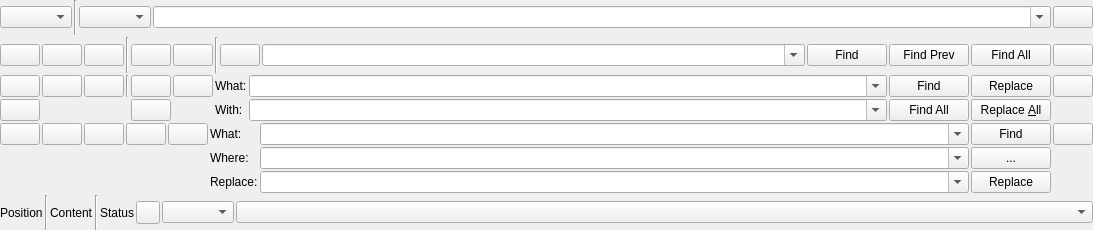
<?xml version="1.0" encoding="UTF-8"?>
<ui version="4.0">
 <class>CodeEditorStatus</class>
 <widget class="QWidget" name="CodeEditorStatus">
  <property name="geometry">
   <rect>
    <x>0</x>
    <y>0</y>
    <width>1093</width>
    <height>230</height>
   </rect>
  </property>
  <property name="windowTitle">
   <string>Form</string>
  </property>
  <layout class="QVBoxLayout" name="verticalLayout">
   <property name="spacing">
    <number>2</number>
   </property>
   <property name="margin">
    <number>0</number>
   </property>
   <item>
    <widget class="QWidget" name="widgetCommand" native="true">
     <layout class="QHBoxLayout" name="horizontalLayout">
      <property name="spacing">
       <number>2</number>
      </property>
      <property name="margin">
       <number>0</number>
      </property>
      <item>
       <widget class="QComboBox" name="comboBoxInput"/>
      </item>
      <item>
       <widget class="Line" name="line_4">
        <property name="orientation">
         <enum>Qt::Vertical</enum>
        </property>
       </widget>
      </item>
      <item>
       <widget class="QComboBox" name="comboBoxOutput"/>
      </item>
      <item>
       <widget class="QComboBox" name="comboBoxCommand">
        <property name="sizePolicy">
         <sizepolicy hsizetype="Expanding" vsizetype="Fixed">
          <horstretch>0</horstretch>
          <verstretch>0</verstretch>
         </sizepolicy>
        </property>
        <property name="editable">
         <bool>true</bool>
        </property>
       </widget>
      </item>
      <item>
       <widget class="QPushButton" name="pushButtonCommandClose">
        <property name="text">
         <string/>
        </property>
        <property name="icon">
         <iconset theme="close">
          <normaloff/>
         </iconset>
        </property>
       </widget>
      </item>
     </layout>
    </widget>
   </item>
   <item>
    <widget class="QWidget" name="widgetFind" native="true">
     <layout class="QHBoxLayout" name="horizontalLayout_5">
      <property name="spacing">
       <number>2</number>
      </property>
      <property name="margin">
       <number>0</number>
      </property>
      <item>
       <widget class="QPushButton" name="pushButtonFindRegularExrepssion">
        <property name="toolTip">
         <string>Regular expression</string>
        </property>
        <property name="icon">
         <iconset theme="regular-expression">
          <normaloff/>
         </iconset>
        </property>
        <property name="checkable">
         <bool>true</bool>
        </property>
       </widget>
      </item>
      <item>
       <widget class="QPushButton" name="pushButtonFindCaseSensitive">
        <property name="toolTip">
         <string>Case sensitive</string>
        </property>
        <property name="icon">
         <iconset theme="case-sensitive">
          <normaloff/>
         </iconset>
        </property>
        <property name="checkable">
         <bool>true</bool>
        </property>
       </widget>
      </item>
      <item>
       <widget class="QPushButton" name="pushButtonFindWholeWord">
        <property name="toolTip">
         <string>Whole word</string>
        </property>
        <property name="icon">
         <iconset theme="whole-word">
          <normaloff/>
         </iconset>
        </property>
        <property name="checkable">
         <bool>true</bool>
        </property>
       </widget>
      </item>
      <item>
       <widget class="Line" name="line">
        <property name="orientation">
         <enum>Qt::Vertical</enum>
        </property>
       </widget>
      </item>
      <item>
       <widget class="QPushButton" name="pushButtonFindWrap">
        <property name="toolTip">
         <string>Wrap</string>
        </property>
        <property name="icon">
         <iconset theme="wrap">
          <normaloff/>
         </iconset>
        </property>
        <property name="checkable">
         <bool>true</bool>
        </property>
       </widget>
      </item>
      <item>
       <widget class="QPushButton" name="pushButtonFindInSelection">
        <property name="toolTip">
         <string>In selection</string>
        </property>
        <property name="icon">
         <iconset theme="selection">
          <normaloff/>
         </iconset>
        </property>
        <property name="checkable">
         <bool>true</bool>
        </property>
       </widget>
      </item>
      <item>
       <widget class="Line" name="line_2">
        <property name="orientation">
         <enum>Qt::Vertical</enum>
        </property>
       </widget>
      </item>
      <item>
       <widget class="QPushButton" name="pushButtonFindHighlightMatches">
        <property name="toolTip">
         <string>Highlight matches</string>
        </property>
        <property name="icon">
         <iconset theme="highlight-matches">
          <normaloff/>
         </iconset>
        </property>
        <property name="checkable">
         <bool>true</bool>
        </property>
       </widget>
      </item>
      <item>
       <widget class="QComboBox" name="comboBoxFind">
        <property name="sizePolicy">
         <sizepolicy hsizetype="Expanding" vsizetype="Fixed">
          <horstretch>0</horstretch>
          <verstretch>0</verstretch>
         </sizepolicy>
        </property>
        <property name="editable">
         <bool>true</bool>
        </property>
       </widget>
      </item>
      <item>
       <widget class="QPushButton" name="pushButtonFindFind">
        <property name="toolTip">
         <string>&lt;!DOCTYPE HTML PUBLIC &quot;-//W3C//DTD HTML 4.0//EN&quot; &quot;http://www.w3.org/TR/REC-html40/strict.dtd&quot;&gt;
&lt;html&gt;&lt;head&gt;&lt;meta name=&quot;qrichtext&quot; content=&quot;1&quot; /&gt;&lt;style type=&quot;text/css&quot;&gt;
p, li { white-space: pre-wrap; }
&lt;/style&gt;&lt;/head&gt;&lt;body style=&quot; font-family:'Nimbus Mono L'; font-size:8pt; font-weight:600; font-style:normal;&quot;&gt;
&lt;p style=&quot; margin-top:0px; margin-bottom:0px; margin-left:0px; margin-right:0px; -qt-block-indent:0; text-indent:0px;&quot;&gt;Find Previous&lt;/p&gt;&lt;/body&gt;&lt;/html&gt;</string>
        </property>
        <property name="text">
         <string>Find</string>
        </property>
       </widget>
      </item>
      <item>
       <widget class="QPushButton" name="pushButtonFindPrev">
        <property name="text">
         <string>Find Prev</string>
        </property>
       </widget>
      </item>
      <item>
       <widget class="QPushButton" name="pushButtonFindAll">
        <property name="text">
         <string>Find All</string>
        </property>
       </widget>
      </item>
      <item>
       <widget class="QPushButton" name="pushButtonFindClose">
        <property name="text">
         <string/>
        </property>
        <property name="icon">
         <iconset theme="close">
          <normaloff/>
         </iconset>
        </property>
       </widget>
      </item>
     </layout>
    </widget>
   </item>
   <item>
    <widget class="QWidget" name="widgetReplace" native="true">
     <layout class="QGridLayout" name="gridLayout">
      <property name="margin">
       <number>0</number>
      </property>
      <property name="spacing">
       <number>2</number>
      </property>
      <item row="1" column="6">
       <widget class="QLabel" name="labelFindMode_2">
        <property name="text">
         <string>With:</string>
        </property>
       </widget>
      </item>
      <item row="0" column="4">
       <widget class="QPushButton" name="pushButtonReplaceWrap">
        <property name="toolTip">
         <string>Wrap</string>
        </property>
        <property name="icon">
         <iconset theme="wrap">
          <normaloff/>
         </iconset>
        </property>
        <property name="checkable">
         <bool>true</bool>
        </property>
       </widget>
      </item>
      <item row="0" column="8">
       <widget class="QPushButton" name="pushButtonReplaceFind">
        <property name="toolTip">
         <string>&lt;!DOCTYPE HTML PUBLIC &quot;-//W3C//DTD HTML 4.0//EN&quot; &quot;http://www.w3.org/TR/REC-html40/strict.dtd&quot;&gt;
&lt;html&gt;&lt;head&gt;&lt;meta name=&quot;qrichtext&quot; content=&quot;1&quot; /&gt;&lt;style type=&quot;text/css&quot;&gt;
p, li { white-space: pre-wrap; }
&lt;/style&gt;&lt;/head&gt;&lt;body style=&quot; font-family:'Nimbus Mono L'; font-size:8pt; font-weight:600; font-style:normal;&quot;&gt;
&lt;p style=&quot; margin-top:0px; margin-bottom:0px; margin-left:0px; margin-right:0px; -qt-block-indent:0; text-indent:0px;&quot;&gt;Find Previous&lt;/p&gt;&lt;/body&gt;&lt;/html&gt;</string>
        </property>
        <property name="text">
         <string>Find</string>
        </property>
       </widget>
      </item>
      <item row="0" column="5">
       <widget class="QPushButton" name="pushButtonReplaceInSelection">
        <property name="toolTip">
         <string>In selection</string>
        </property>
        <property name="icon">
         <iconset theme="selection">
          <normaloff/>
         </iconset>
        </property>
        <property name="checkable">
         <bool>true</bool>
        </property>
       </widget>
      </item>
      <item row="0" column="6">
       <widget class="QLabel" name="labelFindMode_3">
        <property name="text">
         <string>What:</string>
        </property>
       </widget>
      </item>
      <item row="0" column="3">
       <widget class="Line" name="line_3">
        <property name="orientation">
         <enum>Qt::Vertical</enum>
        </property>
       </widget>
      </item>
      <item row="0" column="7">
       <widget class="QComboBox" name="comboBoxReplaceWhat">
        <property name="sizePolicy">
         <sizepolicy hsizetype="Expanding" vsizetype="Fixed">
          <horstretch>0</horstretch>
          <verstretch>0</verstretch>
         </sizepolicy>
        </property>
        <property name="editable">
         <bool>true</bool>
        </property>
       </widget>
      </item>
      <item row="0" column="2">
       <widget class="QPushButton" name="pushButtonReplaceWholeWord">
        <property name="toolTip">
         <string>Whole word</string>
        </property>
        <property name="icon">
         <iconset theme="whole-word">
          <normaloff/>
         </iconset>
        </property>
        <property name="checkable">
         <bool>true</bool>
        </property>
       </widget>
      </item>
      <item row="0" column="1">
       <widget class="QPushButton" name="pushButtonReplaceCaseSensitive">
        <property name="toolTip">
         <string>Case sensitive</string>
        </property>
        <property name="icon">
         <iconset theme="case-sensitive">
          <normaloff/>
         </iconset>
        </property>
        <property name="checkable">
         <bool>true</bool>
        </property>
       </widget>
      </item>
      <item row="0" column="12">
       <widget class="QPushButton" name="pushButtonFindReplaceClose">
        <property name="text">
         <string/>
        </property>
        <property name="icon">
         <iconset theme="close">
          <normaloff/>
         </iconset>
        </property>
       </widget>
      </item>
      <item row="1" column="4">
       <widget class="QPushButton" name="pushButtonReplaceHighlightMatches">
        <property name="toolTip">
         <string>Highlight matches</string>
        </property>
        <property name="icon">
         <iconset theme="highlight-matches">
          <normaloff/>
         </iconset>
        </property>
        <property name="checkable">
         <bool>true</bool>
        </property>
       </widget>
      </item>
      <item row="0" column="0">
       <widget class="QPushButton" name="pushButtonReplaceRegularExpression">
        <property name="toolTip">
         <string>Regular expression</string>
        </property>
        <property name="icon">
         <iconset theme="regular-expression">
          <normaloff/>
         </iconset>
        </property>
        <property name="checkable">
         <bool>true</bool>
        </property>
       </widget>
      </item>
      <item row="1" column="7">
       <widget class="QComboBox" name="comboBoxReplaceWith">
        <property name="sizePolicy">
         <sizepolicy hsizetype="Expanding" vsizetype="Fixed">
          <horstretch>0</horstretch>
          <verstretch>0</verstretch>
         </sizepolicy>
        </property>
        <property name="editable">
         <bool>true</bool>
        </property>
       </widget>
      </item>
      <item row="1" column="0">
       <widget class="QPushButton" name="pushButtonReplacePreserveCase">
        <property name="toolTip">
         <string>Preserve case</string>
        </property>
        <property name="icon">
         <iconset theme="preserve-case">
          <normaloff/>
         </iconset>
        </property>
        <property name="checkable">
         <bool>true</bool>
        </property>
       </widget>
      </item>
      <item row="1" column="9">
       <widget class="QPushButton" name="pushButtonReplaceReplaceAll">
        <property name="text">
         <string>Replace &amp;All</string>
        </property>
        <property name="icon">
         <iconset theme="replace-all">
          <normaloff/>
         </iconset>
        </property>
       </widget>
      </item>
      <item row="0" column="9">
       <widget class="QPushButton" name="pushButtonReplaceReplace">
        <property name="toolTip">
         <string>&lt;!DOCTYPE HTML PUBLIC &quot;-//W3C//DTD HTML 4.0//EN&quot; &quot;http://www.w3.org/TR/REC-html40/strict.dtd&quot;&gt;
&lt;html&gt;&lt;head&gt;&lt;meta name=&quot;qrichtext&quot; content=&quot;1&quot; /&gt;&lt;style type=&quot;text/css&quot;&gt;
p, li { white-space: pre-wrap; }
&lt;/style&gt;&lt;/head&gt;&lt;body style=&quot; font-family:'Nimbus Mono L'; font-size:8pt; font-weight:600; font-style:normal;&quot;&gt;
&lt;p style=&quot; margin-top:0px; margin-bottom:0px; margin-left:0px; margin-right:0px; -qt-block-indent:0; text-indent:0px;&quot;&gt;Replace &amp;amp; Find Previous&lt;/p&gt;&lt;/body&gt;&lt;/html&gt;</string>
        </property>
        <property name="text">
         <string>Replace</string>
        </property>
        <property name="icon">
         <iconset theme="replace">
          <normaloff/>
         </iconset>
        </property>
       </widget>
      </item>
      <item row="1" column="8">
       <widget class="QPushButton" name="pushButtonReplaceFindAll">
        <property name="text">
         <string>Find All</string>
        </property>
       </widget>
      </item>
     </layout>
    </widget>
   </item>
   <item>
    <widget class="QWidget" name="widgetFindInFiles" native="true">
     <layout class="QGridLayout" name="gridLayout_2">
      <property name="margin">
       <number>0</number>
      </property>
      <property name="spacing">
       <number>2</number>
      </property>
      <item row="0" column="9">
       <widget class="QPushButton" name="pushButtonFindInFilesClose">
        <property name="text">
         <string/>
        </property>
        <property name="icon">
         <iconset theme="close">
          <normaloff/>
         </iconset>
        </property>
       </widget>
      </item>
      <item row="0" column="4">
       <widget class="QPushButton" name="pushButtonFindInFilesUseEditor">
        <property name="toolTip">
         <string>Use editor</string>
        </property>
        <property name="icon">
         <iconset theme="use-editor">
          <normaloff/>
         </iconset>
        </property>
        <property name="checkable">
         <bool>true</bool>
        </property>
       </widget>
      </item>
      <item row="2" column="5">
       <widget class="QLabel" name="labelFindMode_6">
        <property name="text">
         <string>Replace:</string>
        </property>
       </widget>
      </item>
      <item row="0" column="5">
       <widget class="QLabel" name="labelFindMode_5">
        <property name="text">
         <string>What:</string>
        </property>
       </widget>
      </item>
      <item row="1" column="5">
       <widget class="QLabel" name="labelFindMode_4">
        <property name="text">
         <string>Where:</string>
        </property>
       </widget>
      </item>
      <item row="0" column="2">
       <widget class="QPushButton" name="pushButtonFindInFilesWholeWord">
        <property name="toolTip">
         <string>Whole word</string>
        </property>
        <property name="icon">
         <iconset theme="whole-word">
          <normaloff/>
         </iconset>
        </property>
        <property name="checkable">
         <bool>true</bool>
        </property>
       </widget>
      </item>
      <item row="2" column="6">
       <widget class="QComboBox" name="comboBoxFindInFilesReplace">
        <property name="sizePolicy">
         <sizepolicy hsizetype="Expanding" vsizetype="Fixed">
          <horstretch>0</horstretch>
          <verstretch>0</verstretch>
         </sizepolicy>
        </property>
        <property name="editable">
         <bool>true</bool>
        </property>
       </widget>
      </item>
      <item row="0" column="6">
       <widget class="QComboBox" name="comboBoxFindInFilesWhat">
        <property name="sizePolicy">
         <sizepolicy hsizetype="Expanding" vsizetype="Fixed">
          <horstretch>0</horstretch>
          <verstretch>0</verstretch>
         </sizepolicy>
        </property>
        <property name="editable">
         <bool>true</bool>
        </property>
       </widget>
      </item>
      <item row="0" column="0">
       <widget class="QPushButton" name="pushButtonFindInFilesRegularExpression">
        <property name="toolTip">
         <string>Regular expression</string>
        </property>
        <property name="icon">
         <iconset theme="regular-expression">
          <normaloff/>
         </iconset>
        </property>
        <property name="checkable">
         <bool>true</bool>
        </property>
       </widget>
      </item>
      <item row="0" column="3">
       <widget class="QPushButton" name="pushButtonFindInFilesShowContext">
        <property name="toolTip">
         <string>Show context</string>
        </property>
        <property name="icon">
         <iconset theme="show-context">
          <normaloff/>
         </iconset>
        </property>
        <property name="checkable">
         <bool>true</bool>
        </property>
       </widget>
      </item>
      <item row="0" column="1">
       <widget class="QPushButton" name="pushButtonFindInFilesCaseSensitive">
        <property name="toolTip">
         <string>Case sensitive</string>
        </property>
        <property name="icon">
         <iconset theme="case-sensitive">
          <normaloff/>
         </iconset>
        </property>
        <property name="checkable">
         <bool>true</bool>
        </property>
       </widget>
      </item>
      <item row="1" column="6">
       <widget class="QComboBox" name="comboBoxFindInFilesWhere">
        <property name="sizePolicy">
         <sizepolicy hsizetype="Expanding" vsizetype="Fixed">
          <horstretch>0</horstretch>
          <verstretch>0</verstretch>
         </sizepolicy>
        </property>
        <property name="editable">
         <bool>true</bool>
        </property>
       </widget>
      </item>
      <item row="0" column="7">
       <widget class="QPushButton" name="pushButtonFindInFilesFind">
        <property name="toolTip">
         <string>&lt;!DOCTYPE HTML PUBLIC &quot;-//W3C//DTD HTML 4.0//EN&quot; &quot;http://www.w3.org/TR/REC-html40/strict.dtd&quot;&gt;
&lt;html&gt;&lt;head&gt;&lt;meta name=&quot;qrichtext&quot; content=&quot;1&quot; /&gt;&lt;style type=&quot;text/css&quot;&gt;
p, li { white-space: pre-wrap; }
&lt;/style&gt;&lt;/head&gt;&lt;body style=&quot; font-family:'Nimbus Mono L'; font-size:8pt; font-weight:600; font-style:normal;&quot;&gt;
&lt;p style=&quot; margin-top:0px; margin-bottom:0px; margin-left:0px; margin-right:0px; -qt-block-indent:0; text-indent:0px;&quot;&gt;Find Previous&lt;/p&gt;&lt;/body&gt;&lt;/html&gt;</string>
        </property>
        <property name="text">
         <string>Find</string>
        </property>
       </widget>
      </item>
      <item row="2" column="7">
       <widget class="QPushButton" name="pushButtonFindInFilesReplace">
        <property name="toolTip">
         <string>&lt;!DOCTYPE HTML PUBLIC &quot;-//W3C//DTD HTML 4.0//EN&quot; &quot;http://www.w3.org/TR/REC-html40/strict.dtd&quot;&gt;
&lt;html&gt;&lt;head&gt;&lt;meta name=&quot;qrichtext&quot; content=&quot;1&quot; /&gt;&lt;style type=&quot;text/css&quot;&gt;
p, li { white-space: pre-wrap; }
&lt;/style&gt;&lt;/head&gt;&lt;body style=&quot; font-family:'Nimbus Mono L'; font-size:8pt; font-weight:600; font-style:normal;&quot;&gt;
&lt;p style=&quot; margin-top:0px; margin-bottom:0px; margin-left:0px; margin-right:0px; -qt-block-indent:0; text-indent:0px;&quot;&gt;Replace &amp;amp; Find Previous&lt;/p&gt;&lt;/body&gt;&lt;/html&gt;</string>
        </property>
        <property name="text">
         <string>Replace</string>
        </property>
        <property name="icon">
         <iconset theme="replace">
          <normaloff/>
         </iconset>
        </property>
       </widget>
      </item>
      <item row="1" column="7">
       <widget class="QPushButton" name="pushButtonFindInFilesWhere">
        <property name="text">
         <string>...</string>
        </property>
       </widget>
      </item>
     </layout>
    </widget>
   </item>
   <item>
    <widget class="QWidget" name="widgetStatus" native="true">
     <layout class="QHBoxLayout" name="horizontalLayout_2">
      <property name="spacing">
       <number>2</number>
      </property>
      <property name="margin">
       <number>0</number>
      </property>
      <item>
       <widget class="QLabel" name="labelPosition">
        <property name="maximumSize">
         <size>
          <width>300</width>
          <height>16777215</height>
         </size>
        </property>
        <property name="text">
         <string>Position</string>
        </property>
       </widget>
      </item>
      <item>
       <widget class="Line" name="line_5">
        <property name="orientation">
         <enum>Qt::Vertical</enum>
        </property>
       </widget>
      </item>
      <item>
       <widget class="QLabel" name="labelContent">
        <property name="maximumSize">
         <size>
          <width>350</width>
          <height>16777215</height>
         </size>
        </property>
        <property name="text">
         <string>Content</string>
        </property>
       </widget>
      </item>
      <item>
       <widget class="Line" name="line_6">
        <property name="orientation">
         <enum>Qt::Vertical</enum>
        </property>
       </widget>
      </item>
      <item>
       <widget class="QLabel" name="labelStatus">
        <property name="maximumSize">
         <size>
          <width>150</width>
          <height>16777215</height>
         </size>
        </property>
        <property name="text">
         <string>Status</string>
        </property>
       </widget>
      </item>
      <item>
       <widget class="QToolButton" name="toolButtonMenuBundle">
        <property name="icon">
         <iconset theme="cogs">
          <normaloff/>
         </iconset>
        </property>
       </widget>
      </item>
      <item>
       <widget class="QComboBox" name="comboBoxSyntaxes">
        <property name="sizePolicy">
         <sizepolicy hsizetype="Minimum" vsizetype="Fixed">
          <horstretch>0</horstretch>
          <verstretch>0</verstretch>
         </sizepolicy>
        </property>
       </widget>
      </item>
      <item>
       <widget class="QComboBox" name="comboBoxSymbols">
        <property name="sizePolicy">
         <sizepolicy hsizetype="Expanding" vsizetype="Fixed">
          <horstretch>0</horstretch>
          <verstretch>0</verstretch>
         </sizepolicy>
        </property>
       </widget>
      </item>
     </layout>
    </widget>
   </item>
  </layout>
 </widget>
 <resources/>
 <connections>
  <connection>
   <sender>pushButtonCommandClose</sender>
   <signal>pressed()</signal>
   <receiver>widgetCommand</receiver>
   <slot>hide()</slot>
   <hints>
    <hint type="sourcelabel">
     <x>686</x>
     <y>11</y>
    </hint>
    <hint type="destinationlabel">
     <x>670</x>
     <y>21</y>
    </hint>
   </hints>
  </connection>
  <connection>
   <sender>pushButtonFindClose</sender>
   <signal>pressed()</signal>
   <receiver>widgetFind</receiver>
   <slot>hide()</slot>
   <hints>
    <hint type="sourcelabel">
     <x>688</x>
     <y>49</y>
    </hint>
    <hint type="destinationlabel">
     <x>680</x>
     <y>55</y>
    </hint>
   </hints>
  </connection>
  <connection>
   <sender>pushButtonFindReplaceClose</sender>
   <signal>pressed()</signal>
   <receiver>widgetReplace</receiver>
   <slot>hide()</slot>
   <hints>
    <hint type="sourcelabel">
     <x>685</x>
     <y>80</y>
    </hint>
    <hint type="destinationlabel">
     <x>686</x>
     <y>96</y>
    </hint>
   </hints>
  </connection>
  <connection>
   <sender>pushButtonFindInFilesClose</sender>
   <signal>pressed()</signal>
   <receiver>widgetFindInFiles</receiver>
   <slot>hide()</slot>
   <hints>
    <hint type="sourcelabel">
     <x>684</x>
     <y>134</y>
    </hint>
    <hint type="destinationlabel">
     <x>685</x>
     <y>154</y>
    </hint>
   </hints>
  </connection>
 </connections>
</ui>
